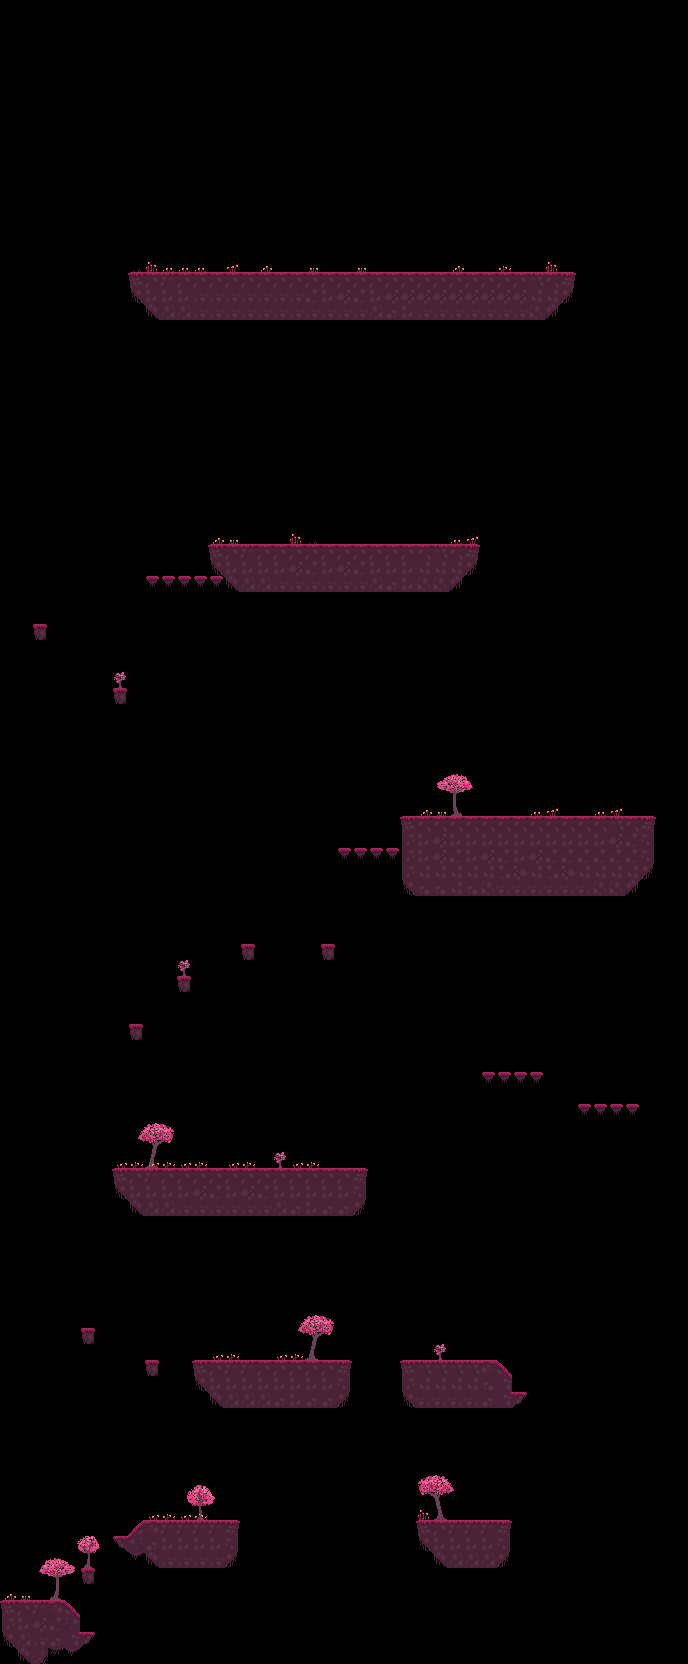

This is a level from a 2D game, rendered from its Tiled map with the project's own tilesets. A one-line summary and the map file follow, with tile-layer data summarised:
An orthogonal 43x104 tile map with 16x16 px tiles, 4 tile layers (Props, Terrain, Platforms, background), 3 hidden layers not drawn, 6 tilesets and 38 objects (12x Lamp, 5x Samurai2, 4x Big obj, 4x Samurai, 3x Small obj, ...).

<map version="1.10" tiledversion="1.12.1" orientation="orthogonal" renderorder="right-down" width="43" height="104" tilewidth="16" tileheight="16" infinite="0" nextlayerid="12" nextobjectid="78">
 <tileset firstgid="1" source="AssetSheet_Pink.tsx" />
 <tileset firstgid="136" source="Player.tsx" />
 <tileset firstgid="137" source="Structurs.tsx" />
 <tileset firstgid="141" source="Structues.tsx" />
 <tileset firstgid="146" source="Enemy Samurai.tsx" />
 <tileset firstgid="148" source="NPCS.tsx" />
 <layer id="3" name="moving object med" width="43" height="104" visible="0">
  <data>[4472 cells, 4 non-empty, 4 distinct tile ids]</data>
 </layer>
 <layer id="5" name="moving object small" width="43" height="104" visible="0">
  <data>[4472 cells, 2 non-empty, 2 distinct tile ids]</data>
 </layer>
 <layer id="6" name="moving object big" width="43" height="104" visible="0">
  <data>[4472 cells, 12 non-empty, 5 distinct tile ids]</data>
 </layer>
 <objectgroup id="7" name="Moving Objects">
  <object id="6" name="Big obj" x="587.167" y="1392.79" width="5" height="175.057">
   <properties>
    <property name="platform" type="bool" value="false" />
    <property name="speed" type="int" value="50" />
   </properties>
  </object>
  <object id="8" name="Small obj" x="197.083" y="1054.17" width="232.75" height="4.41667">
   <properties>
    <property name="speed" type="int" value="50" />
   </properties>
  </object>
  <object id="13" name="Med obj" x="422.167" y="1183.17" width="237" height="3">
   <properties>
    <property name="platform" type="bool" value="false" />
    <property name="speed" type="int" value="100" />
   </properties>
  </object>
  <object id="14" name="Small obj" x="279.5" y="1524.67" width="97.1667" height="3.417">
   <properties>
    <property name="speed" type="int" value="50" />
   </properties>
  </object>
  <object id="15" name="Big obj" x="178.5" y="693.138" width="5" height="152.39">
   <properties>
    <property name="platform" type="bool" value="false" />
    <property name="speed" type="int" value="50" />
   </properties>
  </object>
  <object id="16" name="Big obj" x="631.833" y="285.805" width="5" height="286.307">
   <properties>
    <property name="platform" type="bool" value="false" />
    <property name="speed" type="int" value="50" />
   </properties>
  </object>
  <object id="17" name="Big obj" x="64" y="282.5" width="5" height="244.307">
   <properties>
    <property name="platform" type="bool" value="false" />
    <property name="speed" type="int" value="50" />
   </properties>
  </object>
  <object id="55" name="Small obj" x="31.3333" y="1176.67" width="6.66667" height="138.667">
   <properties>
    <property name="speed" type="int" value="50" />
   </properties>
  </object>
 </objectgroup>
 <layer id="9" name="Props" width="43" height="104">
  <data>[4472 cells, 83 non-empty, 44 distinct tile ids]</data>
 </layer>
 <layer id="1" name="Terrain" width="43" height="104">
  <data>[4472 cells, 376 non-empty, 21 distinct tile ids]</data>
 </layer>
 <layer id="8" name="Platforms" width="43" height="104">
  <data>[4472 cells, 17 non-empty, 1 distinct tile ids]</data>
 </layer>
 <objectgroup id="2" name="Objects">
  <object id="1" name="Player" gid="136" x="-113.106" y="1600.95" width="288" height="128" />
  <object id="36" name="StrucL" type=" " gid="141" x="205.667" y="272" width="84" height="160" />
  <object id="37" name="StrucS" gid="144" x="273.455" y="272.182" width="172" height="101" />
  <object id="38" name="StrucL" type=" " gid="2147483789" x="431.292" y="272" width="84" height="160" />
  <object id="39" name="Lamp" gid="145" x="140" y="272" width="9" height="27" />
  <object id="40" name="Lamp" gid="145" x="561" y="272" width="9" height="27" />
  <object id="41" name="StrucM" gid="143" x="202.182" y="1360.18" width="40" height="71" />
  <object id="42" name="StrucM" gid="143" x="314.565" y="1168.56" width="40" height="71" />
  <object id="43" name="StrucM" gid="143" x="481.545" y="816.273" width="40" height="71" />
  <object id="44" name="Lamp" gid="145" x="210.045" y="544.5" width="9" height="27" />
  <object id="45" name="Lamp" gid="145" x="469.682" y="544.136" width="9" height="27" />
  <object id="46" name="Lamp" gid="145" x="402.042" y="816.625" width="9" height="27" />
  <object id="47" name="Lamp" gid="145" x="643.75" y="816.375" width="9" height="27" />
  <object id="48" name="Lamp" gid="145" x="116.167" y="1168.08" width="9" height="27" />
  <object id="49" name="Lamp" gid="145" x="341.167" y="1360.17" width="9" height="27" />
  <object id="50" name="Lamp" gid="145" x="404.5" y="1360.5" width="9" height="27" />
  <object id="52" name="Lamp" gid="145" x="497.167" y="1520.5" width="9" height="27" />
  <object id="53" name="Lamp" gid="145" x="145.833" y="1520.17" width="9" height="27" />
  <object id="54" name="Lamp" gid="145" x="6.5" y="1600.23" width="9" height="27" />
  <object id="76" name="NPC" gid="150" x="108.909" y="1361.09" width="288" height="128" />
  <object id="77" name="LevelEnd" x="330.261" y="198.409" width="53.25" height="73.5" />
 </objectgroup>
 <objectgroup id="10" name="Enemies">
  <object id="56" name="Samurai" gid="147" x="90.5968" y="1520.15" width="184" height="90.1818" />
  <object id="57" name="Samurai2" gid="146" x="381.973" y="1520.19" width="144.909" height="98.4545" />
  <object id="69" name="Samurai2" gid="146" x="360.046" y="1359.77" width="144.909" height="98.4545" />
  <object id="70" name="Samurai" gid="147" x="106.485" y="1167.88" width="184" height="90.1818" />
  <object id="71" name="Samurai2" gid="146" x="193.121" y="1167.98" width="144.909" height="98.4545" />
  <object id="72" name="Samurai" gid="147" x="407.576" y="1072.21" width="184" height="90.1818" />
  <object id="73" name="Samurai2" gid="146" x="391.795" y="815.898" width="144.909" height="98.4545" />
  <object id="74" name="Samurai2" gid="146" x="200.879" y="544.023" width="144.909" height="98.4545" />
  <object id="75" name="Samurai" gid="147" x="293.364" y="543.97" width="184" height="90.1818" />
 </objectgroup>
 <layer id="11" name="background" width="43" height="104">
  <data>[4472 cells, 46 non-empty, 8 distinct tile ids]</data>
 </layer>
</map>
